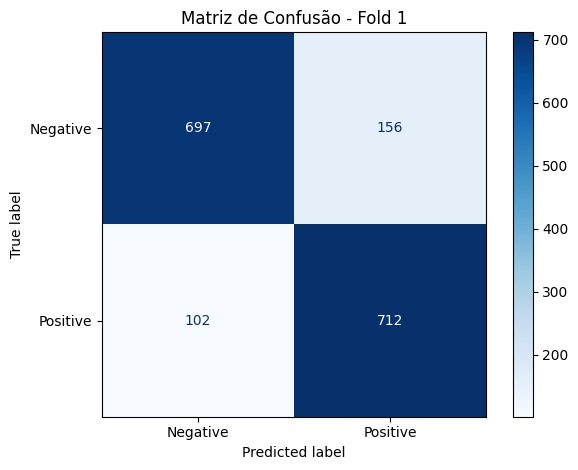
#> input picture topicosEmAprendizadoMaquina/T3/graficos/ex1_fold1.jpeg, 578 x 470 px
$ python decodificar_codigo_circular.py topicosEmAprendizadoMaquina/T3/graficos/ex1_fold1.jpeg
#> lines starting #> are read from the running program, lines starting #| are printed output that depends on the picture
### codigo_circular_v2.py
import argparse
import math
import zlib
from pathlib import Path

import numpy as np
import matplotlib.pyplot as plt
from matplotlib.patches import Circle


# ============================================================
# CONFIGURAÇÕES
# ============================================================

# --- Geometria dos anéis (raio reduzido / mais compacto, estilo App Clip) ---
CIRCULO_INICIAL = 95          # <- era 130. Puxa os anéis para mais perto do centro.
LARGURA_PREENCHIDA = 8        # <- traço mais fino, para o gap ter espaço de sobra
ESPACO_VAZIO = 7
QUANTIDADE_FAIXAS_PREENCHIDAS = 5

# IMPORTANTE: este número não pode ser escolhido livremente. Cada slot
# (traço + gap) precisa de espaço de arco real para existir; com traços
# grossos e raios pequenos, 1222 slots deixavam menos de meia unidade por
# traço — bem menor que a espessura do próprio traço, então as pontas
# arredondadas se encostavam e comiam o gap inteiro (por isso ele "sumia").
# 140 é o valor calibrado para esta espessura/raio deixarem o gap visível.
TOTAL_PARTICOES = 100 # 400

PASTA_SAIDA = Path("codigos_circulares")
NOME_ARQUIVO_PADRAO = "codigo_circular_balanceado.png"

COR_FUNDO = "#231F20"
COR_BIT_1 = "#FFFFFF"
COR_BIT_0 = "#8A8A8A"

ROTACOES_FAIXAS = [0.0, 7.0, 15.0, 24.0, 34.0]

# --- Gaps padronizados (fixos em graus, iguais em todos os anéis) ---
# Antes o gap era proporcional ao ângulo de cada partição, então variava de
# anel para anel. Agora é um valor absoluto e fixo: isso garante visualmente
# que duas cores nunca se tocam, e o tamanho do "respiro" é sempre o mesmo
# não importa o raio do anel.
#
# O pulo do gato: em vez de usar um único valor de gap (puramente estético),
# usamos DOIS valores padronizados. Qual deles aparece em cada fronteira
# entre traços passa a ser, ele mesmo, um bit de dado. Ou seja, cada traço
# carrega 2 bits: a COR dele (1 bit) e a LARGURA do gap logo depois dele
# (1 bit). Isso dobra a capacidade útil sem mexer no número de partições.
_ESPESSURA_TRACO = LARGURA_PREENCHIDA / (2 * math.pi)
GAP_ESTREITO_UNIDADES = _ESPESSURA_TRACO * 1.35   # bit 0 no canal de gap
GAP_LARGO_UNIDADES = _ESPESSURA_TRACO * 2.7       # bit 1 no canal de gap

MOSTRAR_ROTULOS_FAIXA = False
MOSTRAR_CIRCULOS_REFERENCIA = False
MOSTRAR_IMAGEM_AO_FINAL = True

MAGIC = b"CQ"
VERSAO = 2
TAMANHO_CABECALHO = 9
SEMENTE_MASCARA = 0x6D2B79F5


# ============================================================
# ENTRADA PELO TERMINAL
# ============================================================

# [24 lines left out: functions ler_argumentos, solicitar_conteudo, not called in this run]


# ============================================================
# GEOMETRIA
# ============================================================

def construir_tabela(inicio, largura, espaco, n_faixas):
    circulos = []
    faixas_preenchidas = []
    atual = inicio
    for _ in range(n_faixas):
        c_inicial = atual
        c_final = atual + largura
        faixas_preenchidas.append((c_inicial, c_final))
        circulos.extend([c_inicial, c_final])
        atual = c_final + espaco
    return circulos, faixas_preenchidas


def distribuir_particoes(faixas, total_particoes):
    medias = [(inicio + fim) / 2 for inicio, fim in faixas]
    soma_medias = sum(medias)
    valores_reais = [total_particoes * media / soma_medias for media in medias]
    partes_base = [int(valor) for valor in valores_reais]
    resto = total_particoes - sum(partes_base)
    fracoes = [valor - int(valor) for valor in valores_reais]
    indices_ordenados = sorted(range(len(fracoes)), key=lambda i: fracoes[i], reverse=True)
    for indice in range(resto):
        partes_base[indices_ordenados[indice]] += 1
    return partes_base


def circunferencia_para_raio(circunferencia):
    return circunferencia / (2 * math.pi)


# ============================================================
# CONVERSÃO ENTRE BYTES E BITS
# ============================================================

# [34 lines left out: functions bytes_para_bits, bits_para_bytes, gerar_bit_mascara, not called in this run]


def aplicar_mascara(bits, semente=SEMENTE_MASCARA):
    mascara = gerar_bit_mascara(len(bits), semente)
    return [bit ^ mascara_bit for bit, mascara_bit in zip(bits, mascara)]


# ============================================================
# PACOTE DE DADOS
# ============================================================

# [62 lines left out: functions criar_pacote, decodificar_pacote, calcular_capacidade, preparar_bits_codificados, not called in this run]


def recuperar_bits_logicos(bits_cor, bits_gap):
    bits_visuais = list(bits_cor) + list(bits_gap)
    return aplicar_mascara(bits_visuais)


# [179 lines left out: functions distribuir_canal_nas_faixas, desenhar_codigo_circular, validar_codificacao, main, not called in this run]


# [2 lines that do not run on import are left out]

### decodificar_codigo_circular.py
import argparse
import math
from itertools import groupby

import numpy as np
from PIL import Image

# Reaproveita a geometria e o "protocolo" de bits definidos no gerador.
# O decodificador PRECISA conhecer as mesmas constantes usadas para gerar
# o código (raios, número de traços, tamanhos de gap etc.) — é o mesmo
# princípio de qualquer código de barras/QR: quem lê precisa da mesma
# especificação de quem gerou.
from codigo_circular_v2 import (
    CIRCULO_INICIAL, LARGURA_PREENCHIDA, ESPACO_VAZIO,
    QUANTIDADE_FAIXAS_PREENCHIDAS, TOTAL_PARTICOES, ROTACOES_FAIXAS,
    GAP_ESTREITO_UNIDADES, GAP_LARGO_UNIDADES,
    COR_FUNDO, COR_BIT_1, COR_BIT_0,
    construir_tabela, distribuir_particoes, circunferencia_para_raio,
    recuperar_bits_logicos, bits_para_bytes, decodificar_pacote,
)


def hex_para_rgb(cor_hex):
    cor_hex = cor_hex.lstrip("#")
    return tuple(int(cor_hex[i:i + 2], 16) for i in (0, 2, 4))


COR_FUNDO_RGB = np.array(hex_para_rgb(COR_FUNDO), dtype=float)
COR_BIT_1_RGB = np.array(hex_para_rgb(COR_BIT_1), dtype=float)
COR_BIT_0_RGB = np.array(hex_para_rgb(COR_BIT_0), dtype=float)


# ============================================================
# CALIBRAÇÃO: encontrar centro e escala (pixels por unidade de dado)
# ============================================================

def calibrar_centro_e_escala(cinza, raios_esperados):
    """Usa um perfil radial de brilho médio para achar a escala px/unidade.

    Convertemos o objetivo geométrico (raios das 5 faixas, em unidades de
    dado) em picos de brilho na imagem, e resolvemos a escala que melhor
    alinha os raios esperados aos picos detectados.
    """
    altura, largura = cinza.shape
    centro_x, centro_y = largura / 2.0, altura / 2.0
    raio_max_px = min(largura, altura) / 2.0 - 2

    amostras_raio = np.linspace(5, raio_max_px, 600)
    angulos = np.linspace(0, 2 * math.pi, 360, endpoint=False)
    cos_a, sin_a = np.cos(angulos), np.sin(angulos)

    perfil = np.zeros_like(amostras_raio)
    for i, r in enumerate(amostras_raio):
        xs = (centro_x + r * cos_a).astype(int)
        ys = (centro_y - r * sin_a).astype(int)
        validos = (xs >= 0) & (xs < largura) & (ys >= 0) & (ys < altura)
        perfil[i] = cinza[ys[validos], xs[validos]].mean() if validos.any() else 0

    # Picos = raios em pixels onde, em média, existe traço (fundo é escuro,
    # traço é claro), então olhamos onde o brilho médio sobe bastante.
    limiar = (perfil.max() + perfil.min()) / 2
    acima = perfil > limiar
    grupos_px = []
    for valor, grupo in groupby(range(len(acima)), key=lambda i: acima[i]):
        indices = list(grupo)
        if valor:
            centro_grupo = amostras_raio[indices[len(indices) // 2]]
            grupos_px.append(centro_grupo)

    if len(grupos_px) < len(raios_esperados):
        raise ValueError(
            f"Não foi possível localizar os {len(raios_esperados)} anéis na "
            f"imagem (achei {len(grupos_px)} picos de brilho). A imagem pode "
            f"estar cortada, girada ou não corresponder a este formato."
        )

    # Usa os últimos N picos encontrados (do centro para fora), que devem
    # corresponder às N faixas, na mesma ordem.
    picos_px = sorted(grupos_px)[-len(raios_esperados):]
    escala = np.mean(np.array(picos_px) / np.array(raios_esperados))
    return centro_x, centro_y, escala


# ============================================================
# LEITURA DE UM ANEL
# ============================================================

def calcular_limiar_adaptativo(valores):
    """Acha o melhor ponto de corte entre dois aglomerados (gap estreito x
    largo) olhando o maior "salto" entre valores consecutivos ordenados.

    Não usamos os valores de projeto (GAP_ESTREITO_UNIDADES/GAP_LARGO_UNIDADES)
    porque a ponta arredondada do traço "come" parte do gap na renderização,
    deslocando os valores reais medidos na imagem para baixo dos valores de
    projeto. O limiar precisa vir dos dados observados, não do desenho ideal.
    """
    valores_ordenados = np.sort(np.asarray(valores))
    diffs = np.diff(valores_ordenados)
    indice_maior_salto = int(np.argmax(diffs))
    return (valores_ordenados[indice_maior_salto] + valores_ordenados[indice_maior_salto + 1]) / 2


def ler_faixa_bruta(cinza, centro_x, centro_y, escala, raio_meio_dado,
                     n_slots, rotacao_graus, resolucao_angular=0.05):
    """Lê um anel e devolve os bits de cor + o vão (em unidades de dado)
    medido após cada traço, SEM classificar o vão em estreito/largo ainda
    (isso é feito depois, com o limiar adaptativo global)."""
    raio_px = raio_meio_dado * escala
    n_amostras = int(360 / resolucao_angular)
    angulos_graus = np.linspace(0, 360, n_amostras, endpoint=False)
    angulos_rad = np.radians(angulos_graus)

    xs = (centro_x + raio_px * np.cos(angulos_rad)).astype(int)
    ys = (centro_y - raio_px * np.sin(angulos_rad)).astype(int)
    altura, largura = cinza.shape
    xs = np.clip(xs, 0, largura - 1)
    ys = np.clip(ys, 0, altura - 1)
    brilho = cinza[ys, xs]

    limiar_fundo = (COR_FUNDO_RGB.mean() + COR_BIT_0_RGB.mean()) / 2
    primeiro_plano = brilho > limiar_fundo

    # Agrupa em segmentos contíguos (circular: o fim do array conecta com o começo).
    n = len(primeiro_plano)
    grupos = []
    indice = 0
    primeiro_plano_rot = primeiro_plano.copy()
    # Gira o array para começar numa borda de transição, evitando que um
    # traço fique "quebrado" entre o fim e o começo do array.
    transicoes = np.where(primeiro_plano_rot != np.roll(primeiro_plano_rot, 1))[0]
    deslocamento = transicoes[0] if len(transicoes) else 0
    primeiro_plano_rot = np.roll(primeiro_plano_rot, -deslocamento)
    angulos_rot = np.roll(angulos_graus, -deslocamento)
    brilho_rot = np.roll(brilho, -deslocamento)

    for valor, grupo_iter in groupby(range(n), key=lambda i: primeiro_plano_rot[i]):
        indices = list(grupo_iter)
        angulo_centro = angulos_rot[indices[len(indices) // 2]]
        angulo_ini = angulos_rot[indices[0]]
        angulo_fim = angulos_rot[indices[-1]]
        comprimento_graus = (len(indices) / n) * 360
        cor_media = brilho_rot[indices].mean() if valor else None
        grupos.append({
            "traco": bool(valor),
            "angulo_centro": angulo_centro,
            "comprimento_graus": comprimento_graus,
            "cor_media": cor_media,
        })

    tracos = [g for g in grupos if g["traco"]]
    gaps = [g for g in grupos if not g["traco"]]

    if len(tracos) != n_slots:
        raise ValueError(
            f"Esperava {n_slots} traços neste anel, mas detectei {len(tracos)}. "
            "Ajuste a resolução angular ou verifique se a imagem é nítida o "
            "suficiente."
        )

    # Reordena os traços para casar com o índice k=0..n-1 do gerador,
    # usando o ângulo esperado do slot 0 como referência.
    def angulo_esperado(k):
        return (rotacao_graus + (k + 0.5) * (360 / n_slots)) % 360

    ang0_esperado = angulo_esperado(0)
    tracos_ordenados = sorted(tracos, key=lambda t: t["angulo_centro"])
    # gira a lista para o traço mais próximo do slot 0 ficar em primeiro
    diffs = [min(abs(t["angulo_centro"] - ang0_esperado),
                 360 - abs(t["angulo_centro"] - ang0_esperado)) for t in tracos_ordenados]
    indice_zero = int(np.argmin(diffs))
    tracos_ordenados = tracos_ordenados[indice_zero:] + tracos_ordenados[:indice_zero]

    ponto_meio_cores = (COR_BIT_1_RGB.mean() + COR_BIT_0_RGB.mean()) / 2
    bits_cor = [1 if t["cor_media"] > ponto_meio_cores else 0 for t in tracos_ordenados]

    # O gap "depois" do slot k é o espaço vazio entre o traço k e o traço k+1.
    # Aqui só MEDIMOS o vão em unidades de dado; a classificação em
    # estreito/largo acontece depois, com o limiar adaptativo global.
    vaos_dado = []
    for k in range(n_slots):
        atual = tracos_ordenados[k]["angulo_centro"]
        prox = tracos_ordenados[(k + 1) % n_slots]["angulo_centro"]
        vao_graus = (prox - atual) % 360
        # subtrai o "corpo" médio dos dois traços para isolar só o gap.
        vao_graus -= (tracos_ordenados[k]["comprimento_graus"] +
                      tracos_ordenados[(k + 1) % n_slots]["comprimento_graus"]) / 2
        vao_graus = max(vao_graus, 0.001)
        vaos_dado.append(math.radians(vao_graus) * raio_meio_dado)

    return bits_cor, vaos_dado


# ============================================================
# DECODIFICAÇÃO COMPLETA
# ============================================================

def decodificar_imagem(caminho_imagem):
    imagem = Image.open(caminho_imagem).convert("RGB")
    arr = np.array(imagem, dtype=float)
    cinza = arr.mean(axis=2)

    circulos, faixas = construir_tabela(
        inicio=CIRCULO_INICIAL, largura=LARGURA_PREENCHIDA,
        espaco=ESPACO_VAZIO, n_faixas=QUANTIDADE_FAIXAS_PREENCHIDAS
    )
    particoes = distribuir_particoes(faixas=faixas, total_particoes=TOTAL_PARTICOES)
    raios_meio_dado = [
        (circunferencia_para_raio(c0) + circunferencia_para_raio(c1)) / 2
        for c0, c1 in faixas
    ]

    centro_x, centro_y, escala = calibrar_centro_e_escala(cinza, raios_meio_dado)

    # 1ª passada: lê cor (já classificada) e vãos BRUTOS de todos os anéis.
    cor_por_faixa, vaos_por_faixa = [], []
    for i, (raio_meio, n_slots) in enumerate(zip(raios_meio_dado, particoes)):
        rotacao = ROTACOES_FAIXAS[i % len(ROTACOES_FAIXAS)]
        bits_cor, vaos_dado = ler_faixa_bruta(
            cinza, centro_x, centro_y, escala, raio_meio, n_slots, rotacao
        )
        cor_por_faixa.append(bits_cor)
        vaos_por_faixa.append(vaos_dado)

    # Limiar de gap calculado a partir dos dados observados na própria
    # imagem (todos os anéis juntos), não do valor "ideal" de projeto.
    todos_os_vaos = [v for faixa in vaos_por_faixa for v in faixa]
    limiar_gap = calcular_limiar_adaptativo(todos_os_vaos)

    # 2ª passada: classifica os vãos em bit 0 (estreito) / bit 1 (largo).
    bits_cor_total, bits_gap_total = [], []
    for bits_cor, vaos_dado in zip(cor_por_faixa, vaos_por_faixa):
        bits_cor_total.extend(bits_cor)
        bits_gap_total.extend(1 if v > limiar_gap else 0 for v in vaos_dado)

    bits_logicos = recuperar_bits_logicos(bits_cor_total, bits_gap_total)
    dados = bits_para_bytes(bits_logicos)
    return decodificar_pacote(dados)


def main():
    parser = argparse.ArgumentParser(
        description="Decodifica um código circular (PNG) gerado por codigo_circular_v2.py"
    )
    parser.add_argument("imagem", help="Caminho do arquivo PNG a decodificar.")
    argumentos = parser.parse_args()

    try:
        conteudo = decodificar_imagem(argumentos.imagem)
#> in decodificar_imagem, imagem is the input picture: PIL image 578x470 RGB; mean R, G, B 175, 189.6, 209
#> in decodificar_imagem, `cinza = arr.mean(axis=2)`:
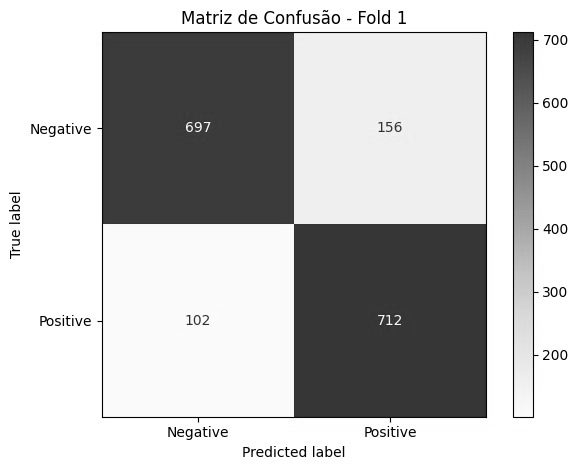
#> cinza: shape (470, 578) float64; min 0, max 255, mean 191.2
#> after the loop in calibrar_centro_e_escala, `for i, r in enumerate(amostras_raio):`: perfil = 600 values, max 249.7 at index 0, min 145.5 at index 467, mean 160.1
#> in calibrar_centro_e_escala, `limiar = (perfil.max() + perfil.min()) / 2`: limiar = 197.6
#> the loop in calibrar_centro_e_escala, `for valor, grupo in groupby(range(len(acima)), key=lambda i: acima[i]):` made 15 passes
#> (valor, indices, centro_grupo) on passes 1, 3, 5, 7, 9, 11, 13: (True, [0, 1, 2, 3, 4, 5, 6], 6.14), (True, [539, 540, 541], 210.5), (True, [543, 544, 545], 212.1), (True, [548, 549], 214), (True, [552], 215.1), (True, [555], 216.3), (True, [561, 562, 563], 218.9)
#> (valor, centro_grupo) on pass 15: (True, 226.9)
#> after the loop in calibrar_centro_e_escala, `for valor, grupo in groupby(range(len(acima)), key=lambda i: acima[i]):`: grupos_px = [6.14, 210.5, 212.1, 214, 215.1, 216.3, 218.9, 226.9]
#> in calibrar_centro_e_escala, `picos_px = sorted(grupos_px)[-len(raios_esperados):]`: picos_px = [214, 215.1, 216.3, 218.9, 226.9]
#> in calibrar_centro_e_escala, `escala = np.mean(np.array(picos_px) / np.array(raios_esperados))`: escala = 10.9
#> in decodificar_imagem, `centro_x, centro_y, escala = calibrar_centro_e_escala(cinza, raios_mei..`: centro_x = 289; centro_y = 235; escala = 10.9
#> the loop in decodificar_imagem, `for i, (raio_meio, n_slots) in enumerate(zip(raios_meio_dado, particoe..` made 1 pass
#> (raio_px in ler_faixa_bruta, n_amostras in ler_faixa_bruta, n in ler_faixa_bruta, transicoes in ler_faixa_bruta, deslocamento in ler_faixa_bruta) on pass 1: (171.7, 7200, 7200, [74, 1767, 3527, 5434], 74)
#> after the loop in decodificar_imagem, `for i, (raio_meio, n_slots) in enumerate(zip(raios_meio_dado, particoe..`: cor_por_faixa = []
        print("\nConteúdo decodificado com sucesso:\n")
        print(conteudo)
    except Exception as erro:
        print(f"\nErro ao decodificar: {type(erro).__name__}: {erro}")


if __name__ == "__main__":
    main()
